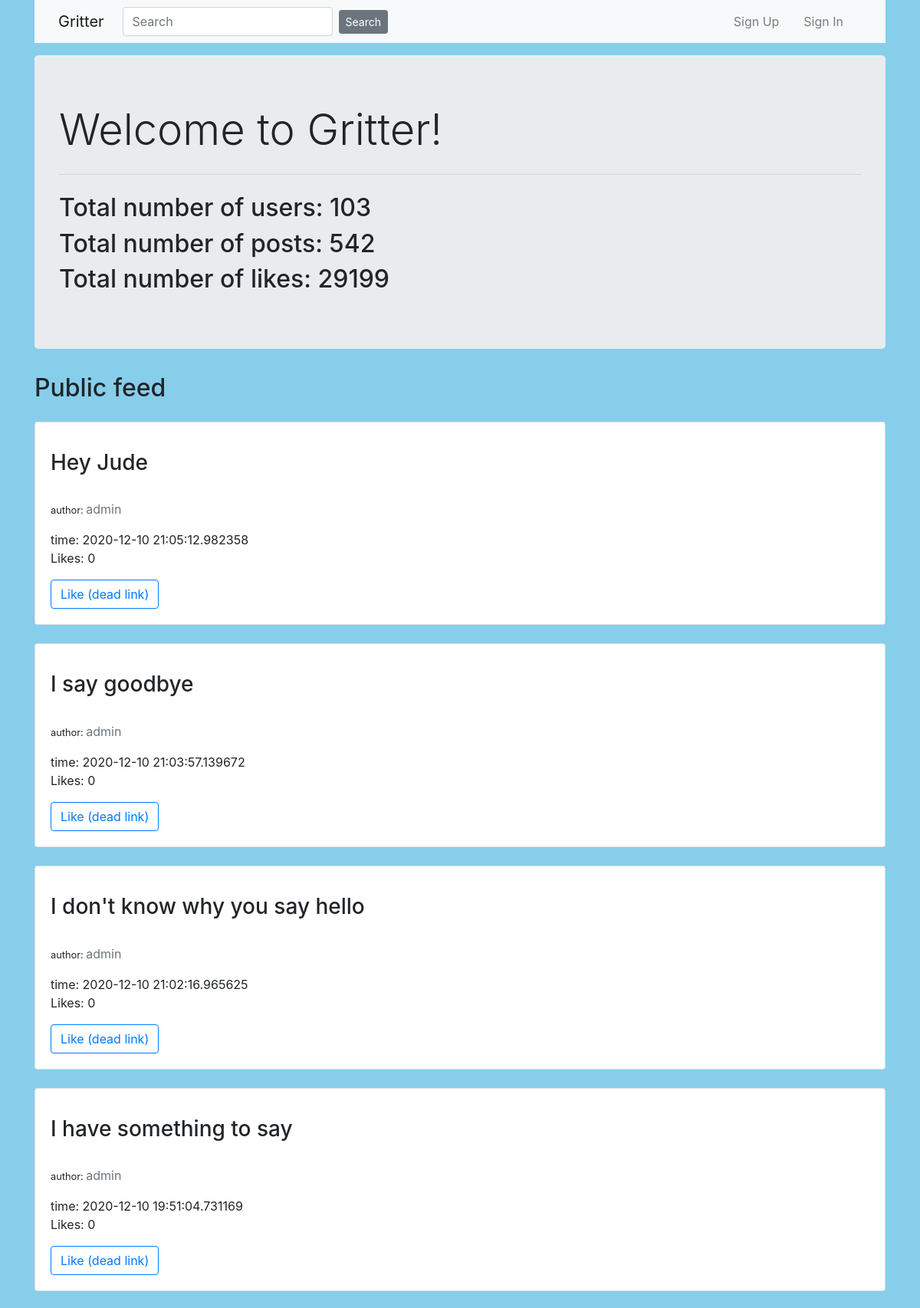
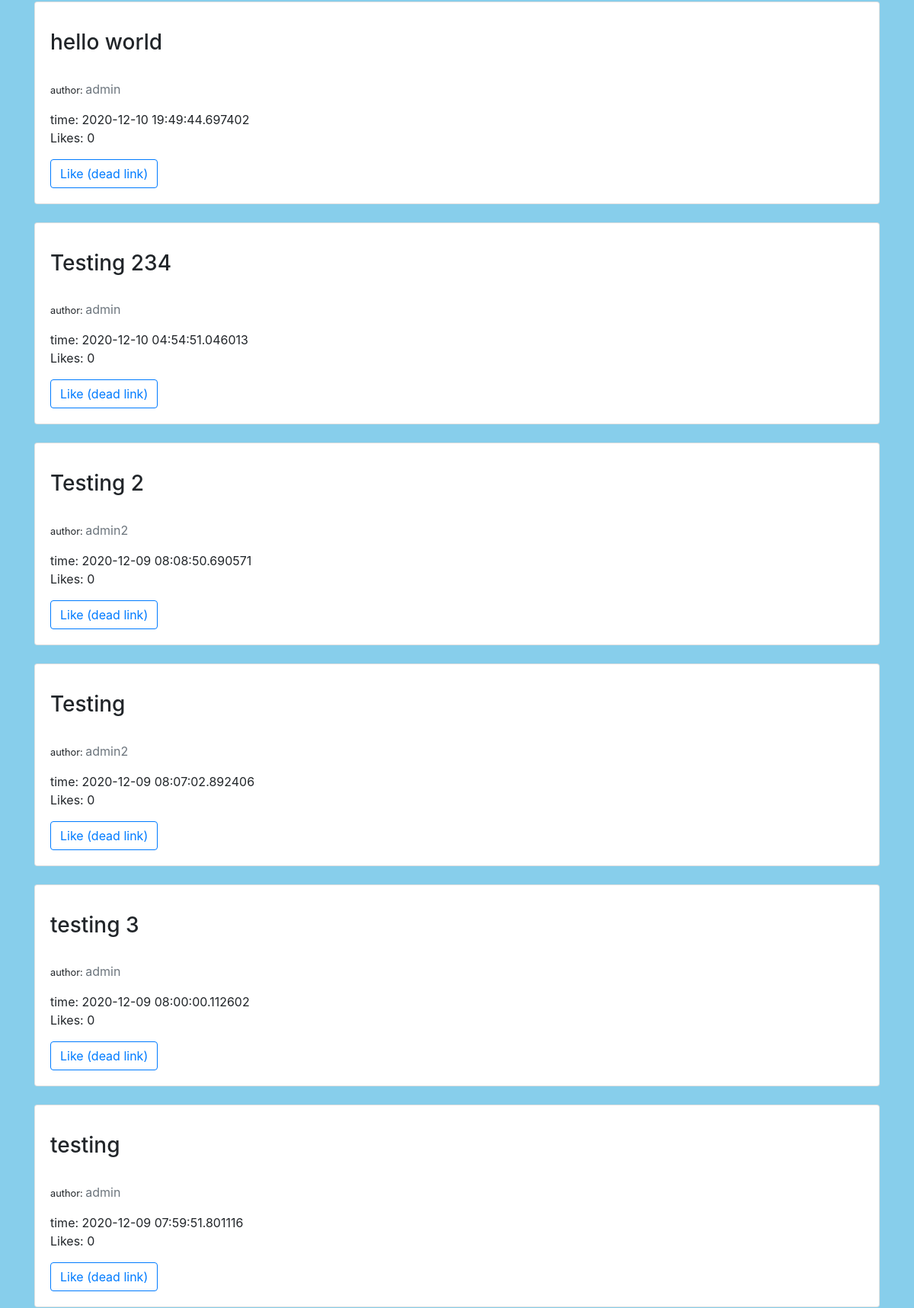
The page / (upper part) on the database its author committed (2 pictures, top to bottom).
### project/models.py (models this page shows, shortened)
class User(UserMixin, db.Model):
    id = db.Column(db.Integer, primary_key=True)
    username = db.Column(db.String(50), unique=True, nullable=False)
    password = db.Column(db.String(128), nullable=False)
    email = db.Column(db.String(100), unique=True, nullable=False)
    posts = db.relationship('Post', backref ='author', lazy='dynamic')
    followed = db.relationship(
        'User', secondary=followers,
        primaryjoin=(followers.c.follower_id == id),
        secondaryjoin=(followers.c.followed_id == id),
        backref=db.backref('followers', lazy='dynamic'), lazy='dynamic')

class Post(db.Model):
    id = db.Column(db.Integer, primary_key=True)
    content = db.Column(db.Text)
    like_count = db.Column(db.Integer, default=0)
    timestamp = db.Column(db.DateTime, index=True, default=datetime.utcnow)
    user_id = db.Column(db.Integer, db.ForeignKey('user.id'))

### project/routes.py (the view)
@app.route('/', methods= ['GET', 'POST'])
def default():
    context = {}
    num_likes = len(Like.query.all())
    context['num_likes'] = num_likes
    num_posts = len(Post.query.all())
    context['num_posts'] = num_posts
    num_users = len(User.query.all())
    context['num_users'] = num_users
    all_posts = get_all_posts_with_like_counts()
    context['posts'] = all_posts
    return render_template('home.html', context=context)

### project/db_queries.py (called while the page is built)
def get_username_by_id(user_id):
    username = User.query.filter(User.id == user_id).first()
    return username

def get_all_posts_with_like_counts():
    result = []
    posts = Post.query.order_by(Post.id.desc()).all()
    for post in posts:
        post_dict = {}
        post_dict['post'] = post
        user = get_username_by_id(post.user_id)
        if user is None:
            post_dict['author'] = 'user not found'
        else:
            post_dict['author'] = user.username
        num_likes = len(Like.query.filter(Like.post_id == post.id).all())
        post_dict['num_likes'] = num_likes
        result.append(post_dict)
    return result

### project/templates/home.html (shortened to what this page needs)
{% extends "layout.html" %}
{% block content %}
    <div class="container">
        <div class="jumbotron bg-lt">
            <h1 class="display-4">Welcome to Gritter!</h1>
            <hr class="my-4">
             {% if context %}
                <h2>Total number of users: {{ context.num_users }}</h2>
                <h2>Total number of posts: {{ context.num_posts }}</h2>
                <h2>Total number of likes: {{ context.num_likes }}</h2>
            {% endif %}
        </div>
    </div>
    <div class="container">
        <h2>Public feed</h2>
        {% for post_dict in context.posts %}
            <div class="card mt-4">
                <div class="card-body">
                    <p class="card-text">
                        <p>
                            <h3>{{ post_dict.post.content }} </h3><br>
                            <small>author: </small><a class="text-muted" href="{{ url_for('user', username=post_dict.post.author.username) }}">{{ post_dict.author }}</a>
                        </p>
                        <p>
                            time: {{ post_dict.post.timestamp }} <br>
                            Likes: {{ post_dict.num_likes }}
                        </p>
                    </p>
                    <a class="btn btn-outline-primary" href="#">Like (dead link)</a>
                </div>
            </div>
        {% endfor %}
    </div>
{% endblock content %}

### project/static/styles/style.css (style rules this page uses)
body { background-color: #87CEEB; }

### rows shown on the page
User: post.content "Hey Jude", author "admin", post.timestamp "2020-12-10 21:05:12.982358", num_likes "0", post.content "I say goodbye", post.timestamp "2020-12-10 21:03:57.139672", post.content "I don't know why you say hello", post.timestamp "2020-12-10 21:02:16.965625", post.content "I have something to say", post.timestamp "2020-12-10 19:51:04.731169", post.content "hello world", post.timestamp "2020-12-10 19:49:44.697402", post.content "Testing 234", post.timestamp "2020-12-10 04:54:51.046013", post.content "testing 3", post.timestamp "2020-12-09 08:00:00.112602", post.content "testing", post.timestamp "2020-12-09 07:59:51.801116"
User: post.content "Testing 2", author "admin2", post.timestamp "2020-12-09 08:08:50.690571", num_likes "0", post.content "Testing", post.timestamp "2020-12-09 08:07:02.892406"

### other values the page prints
{{ context.num_users }} "103"
{{ context.num_posts }} "542"
{{ context.num_likes }} "29199"
